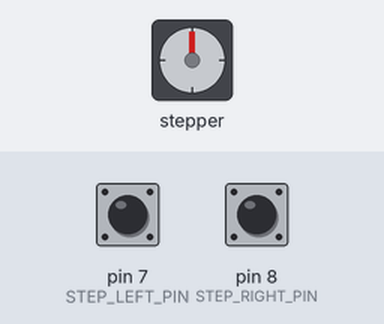
Simulated run of this sketch. Board: Arduino Uno, built with avr-gcc and run on an emulated ATmega328P. Parts: stepper motor. Wiring (inferred from the names in the program): stepper motor driver (200 steps per turn assumed): step pin 6; direction pin 5. The inputs (shaded band) are chosen by the test bench; at power-on: pin 8 (STEP_RIGHT_PIN) LOW, pin 7 (STEP_LEFT_PIN) LOW.

Above: at 1.2 s.
1.3 s: pin 8 (STEP_RIGHT_PIN) pulled HIGH for 0.15 s
At 1.9 s:
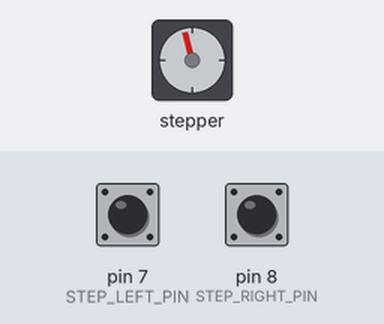
2.9 s: pin 8 (STEP_RIGHT_PIN) pulled HIGH for 1 s
At 4.3 s:
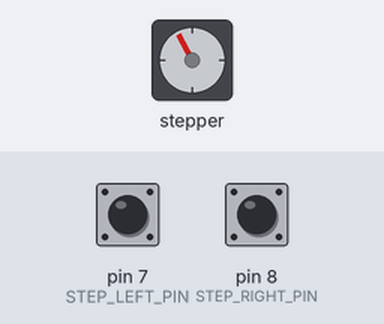
5.4 s: pin 8 (STEP_RIGHT_PIN) pulled HIGH for 0.15 s
At 6.2 s:
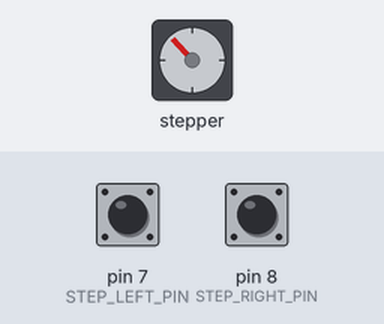
8.5 s: pin 7 (STEP_LEFT_PIN) pulled HIGH for 0.15 s
At 9.7 s:
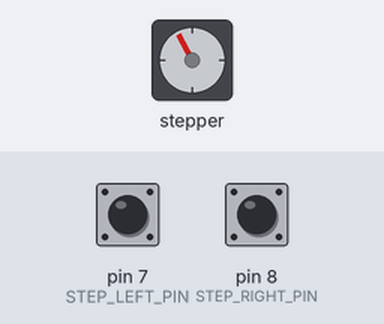
10.1 s: pin 7 (STEP_LEFT_PIN) pulled HIGH for 1 s
At 11.0 s:
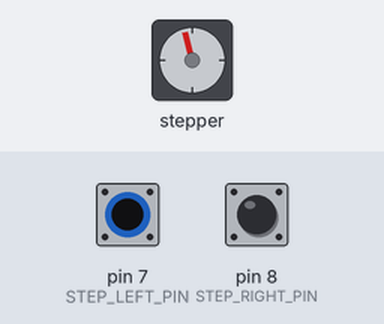
Timing chart, 0 to 13.1 s (numbered marks = the images above; inputs shaded):
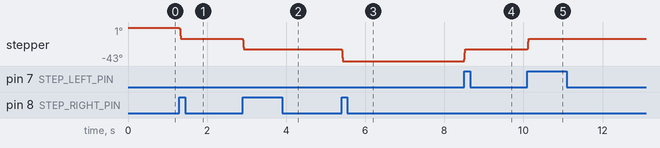

Measured:
- after the input at 1.3 s, stepper: turns 14° counter-clockwise, starting at once
- after the input at 2.9 s, stepper: turns 14° counter-clockwise, starting at once
- after the input at 5.4 s, stepper: turns 15° counter-clockwise, starting at once
- after the input at 8.5 s, stepper: turns 15° clockwise, starting at once
- after the input at 10.1 s, stepper: turns 14° clockwise, starting at once

The sketch:

LaserIntensityMotorController.ino
```cpp
const int DEBUG = 0;
const int DIRECTION_PIN = 5;
const int STEP_PIN = 6;
const int STEP_LEFT_PIN = 7;
const int STEP_RIGHT_PIN = 8;

const double MotorStepInDeg = 7.5 / 8; //0.176 / 8;// %
const int TTL_WAIT_USECS = 2000;
long motorPosition = 0; // absolute number of motor steps taken since it was initialized (reset)
// to convert motor position to micrometer. multiply by StepSizeDeg/360 and multiply by RotationToUm
#define MIN(a,b)(a)<(b)?(a):(b)
#define MAX(a,b)(a)>(b)?(a):(b)
#include <EEPROM.h>
#define MAX_BUFFER 128
int buffer_index = 0;
char packetBuffer[MAX_BUFFER]; //buffer to hold incoming packet,

const int CMD_GET_FILTER_POS = 1;
const int CMD_SET_FILTER_POS = 2;
const int CMD_STEP_LEFT = 3;
const int CMD_STEP_RIGHT = 4;
const int MANUAL_STEP_COUNT = 8;
const int CMD_CALIBRATE_FILTER_POS = 5;

const int NUM_WHEEL_POSITIONS = 6;

int EEPROM_writeLong(int ee, const long& value)
{
  const byte* p = (const byte*)(const void*)&value;
  unsigned int i;
  for (i = 0; i < sizeof(value); i++)
    EEPROM.write(ee++, *p++);
  return i;
}

int EEPROM_readLong(int ee, long& value)
{
  byte* p = (byte*)(void*)&value;
  unsigned int i;
  for (i = 0; i < sizeof(value); i++)
    *p++ = EEPROM.read(ee++);
  return i;
}


void fnHandleSerialCommunication()
{
  if (Serial.available() > 0) {
    // get incoming byte:
    char inByte = Serial.read();
    if (inByte == 10)
    { // new line
      packetBuffer[buffer_index] = 0;
      if (buffer_index > 0)
        apply_command();

      buffer_index = 0;

    } else {
      packetBuffer[buffer_index++] = inByte;
      if (buffer_index >= MAX_BUFFER - 1) {
        buffer_index = MAX_BUFFER - 1;
      }
    }
  }
}

int motorPositionToWheelPosition()
{
  return ( ((long)(motorPosition * MotorStepInDeg) % 360) / (360 / NUM_WHEEL_POSITIONS)) % NUM_WHEEL_POSITIONS;
}


void  setWheelPosition(int desiredPosition)
{
  int currentWheelPosition = motorPositionToWheelPosition();
  int distForward = desiredPosition - currentWheelPosition;

  // assume current < desired
  int numStepsForward = desiredPosition - currentWheelPosition;
  if (numStepsForward < 0)
    numStepsForward += NUM_WHEEL_POSITIONS;

  int numStepsBackward = currentWheelPosition - desiredPosition;
  if (numStepsBackward < 0)
    numStepsBackward += NUM_WHEEL_POSITIONS;

  long numWheelSteps = MIN(numStepsForward, numStepsBackward);
  bool ForwardDirection = numStepsForward < numStepsBackward;
  if (numWheelSteps < 0)
  {
    numWheelSteps *= -1;
    ForwardDirection = !ForwardDirection;
  }


  digitalWrite(DIRECTION_PIN, ForwardDirection ? HIGH : LOW);

  long numMotorSteps = numWheelSteps * 360.0 / NUM_WHEEL_POSITIONS / MotorStepInDeg;
  if (DEBUG)
  {
   Serial.println("Current Motor Position : "+String(motorPosition)+" ("+String(motorPosition* MotorStepInDeg,5)+" deg)");
   Serial.println("Current Wheel Position : "+String(currentWheelPosition));
   Serial.println("Destination Wheel Position : "+String(desiredPosition));
   Serial.println("Num Wheel Steps: "+String(numWheelSteps)+" in direction " + (ForwardDirection? "Forward":"Backward"));
   Serial.println("Num Motor Steps: "+String(numMotorSteps));
  }

  for (int k = 0; k < numMotorSteps; k++)
  {
    digitalWrite(STEP_PIN, HIGH);
    delayMicroseconds(TTL_WAIT_USECS);
    digitalWrite(STEP_PIN, LOW);
    delayMicroseconds(TTL_WAIT_USECS);
  }
  motorPosition += ForwardDirection ? numMotorSteps : -numMotorSteps;

if (DEBUG)
{
  Serial.println("Wheel is is now at position "+String(motorPositionToWheelPosition())+", motor is "+String(motorPosition)+" ("+String(motorPosition* MotorStepInDeg,5)+" deg)");
}

  EEPROM_writeLong(0, motorPosition);


}

byte apply_command()
{

  long desiredPosition;
  int command = (packetBuffer[0] - '0') * 10 + packetBuffer[1] - '0';
  switch (command)
  {
    case CMD_GET_FILTER_POS:
      Serial.println("OK! " + String(motorPositionToWheelPosition()));
      break;
    case CMD_STEP_RIGHT:
      digitalWrite(DIRECTION_PIN, LOW);
      for (int k = 0; k < MANUAL_STEP_COUNT; k++)
      {
        digitalWrite(STEP_PIN, HIGH);
        delayMicroseconds(TTL_WAIT_USECS);
        digitalWrite(STEP_PIN, LOW);
        delayMicroseconds(TTL_WAIT_USECS);
      }

      Serial.println("OK!");
      break;
    case CMD_STEP_LEFT:
      digitalWrite(DIRECTION_PIN, HIGH);
      for (int k = 0; k < MANUAL_STEP_COUNT; k++)
      {
        digitalWrite(STEP_PIN, HIGH);
        delayMicroseconds(TTL_WAIT_USECS);
        digitalWrite(STEP_PIN, LOW);
        delayMicroseconds(TTL_WAIT_USECS);
      }
      Serial.println("OK!");
      break;
      case CMD_CALIBRATE_FILTER_POS:
      desiredPosition = atoi(packetBuffer + 3);
      motorPosition = desiredPosition * (360 / NUM_WHEEL_POSITIONS)/MotorStepInDeg;
      EEPROM_writeLong(0, motorPosition);
      Serial.println("OK!");
      break;
    case CMD_SET_FILTER_POS:
      desiredPosition = atoi(packetBuffer + 3);
      setWheelPosition(desiredPosition);
      Serial.println("OK!");

      break;
  }

}
void setup() {
  // put your setup code here, to run once:
  pinMode(DIRECTION_PIN, OUTPUT);
  pinMode(STEP_PIN, OUTPUT);
  pinMode(STEP_LEFT_PIN, OUTPUT);
  pinMode(STEP_RIGHT_PIN, OUTPUT);

  pinMode(STEP_LEFT_PIN, LOW);
  pinMode(STEP_RIGHT_PIN, LOW);

  digitalWrite(DIRECTION_PIN, HIGH);
  digitalWrite(STEP_PIN, LOW);
  Serial.begin(115200);
  EEPROM_readLong(0, motorPosition);
}

void loop() {
  // put your main code here, to run repeatedly:
  fnHandleSerialCommunication() ;
  if (digitalRead(STEP_LEFT_PIN))
  {
   // Serial.println("LEFT\n");
     digitalWrite(DIRECTION_PIN, HIGH);
      for (int k = 0; k < MANUAL_STEP_COUNT; k++)
      {
        digitalWrite(STEP_PIN, HIGH);
        delayMicroseconds(TTL_WAIT_USECS);
        digitalWrite(STEP_PIN, LOW);
        delayMicroseconds(TTL_WAIT_USECS);
      }
     while (digitalRead(STEP_LEFT_PIN));
      delay(100);

  }
  if (digitalRead(STEP_RIGHT_PIN))
  {
    //Serial.println("RIGHT\n");
       digitalWrite(DIRECTION_PIN, LOW);
      for (int k = 0; k < MANUAL_STEP_COUNT; k++)
      {
        digitalWrite(STEP_PIN, HIGH);
        delayMicroseconds(TTL_WAIT_USECS);
        digitalWrite(STEP_PIN, LOW);
        delayMicroseconds(TTL_WAIT_USECS);
      }
     while (digitalRead(STEP_RIGHT_PIN));
      delay(100);

  }
}
```
